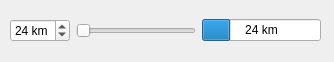
<?xml version="1.0" encoding="UTF-8"?>
<ui version="4.0">
 <class>Form</class>
 <widget class="QWidget" name="Form">
  <property name="geometry">
   <rect>
    <x>0</x>
    <y>0</y>
    <width>334</width>
    <height>62</height>
   </rect>
  </property>
  <property name="windowTitle">
   <string>Form</string>
  </property>
  <widget class="QWidget" name="horizontalLayoutWidget">
   <property name="geometry">
    <rect>
     <x>10</x>
     <y>10</y>
     <width>311</width>
     <height>41</height>
    </rect>
   </property>
   <layout class="QHBoxLayout" name="horizontalLayout">
    <item>
     <widget class="QSpinBox" name="spinBox">
      <property name="suffix">
       <string> km</string>
      </property>
      <property name="prefix">
       <string/>
      </property>
      <property name="minimum">
       <number>20</number>
      </property>
      <property name="maximum">
       <number>30</number>
      </property>
      <property name="singleStep">
       <number>2</number>
      </property>
      <property name="value">
       <number>24</number>
      </property>
     </widget>
    </item>
    <item>
     <widget class="QSlider" name="horizontalSlider">
      <property name="orientation">
       <enum>Qt::Horizontal</enum>
      </property>
     </widget>
    </item>
    <item>
     <widget class="QProgressBar" name="progressBar">
      <property name="value">
       <number>24</number>
      </property>
      <property name="alignment">
       <set>Qt::AlignCenter</set>
      </property>
      <property name="format">
       <string>%v km</string>
      </property>
     </widget>
    </item>
   </layout>
  </widget>
 </widget>
 <resources/>
 <connections>
  <connection>
   <sender>spinBox</sender>
   <signal>valueChanged(int)</signal>
   <receiver>horizontalSlider</receiver>
   <slot>setValue(int)</slot>
   <hints>
    <hint type="sourcelabel">
     <x>36</x>
     <y>44</y>
    </hint>
    <hint type="destinationlabel">
     <x>138</x>
     <y>45</y>
    </hint>
   </hints>
  </connection>
  <connection>
   <sender>spinBox</sender>
   <signal>valueChanged(int)</signal>
   <receiver>progressBar</receiver>
   <slot>setValue(int)</slot>
   <hints>
    <hint type="sourcelabel">
     <x>44</x>
     <y>33</y>
    </hint>
    <hint type="destinationlabel">
     <x>269</x>
     <y>37</y>
    </hint>
   </hints>
  </connection>
 </connections>
 <slots>
  <slot>do_something()</slot>
 </slots>
</ui>
